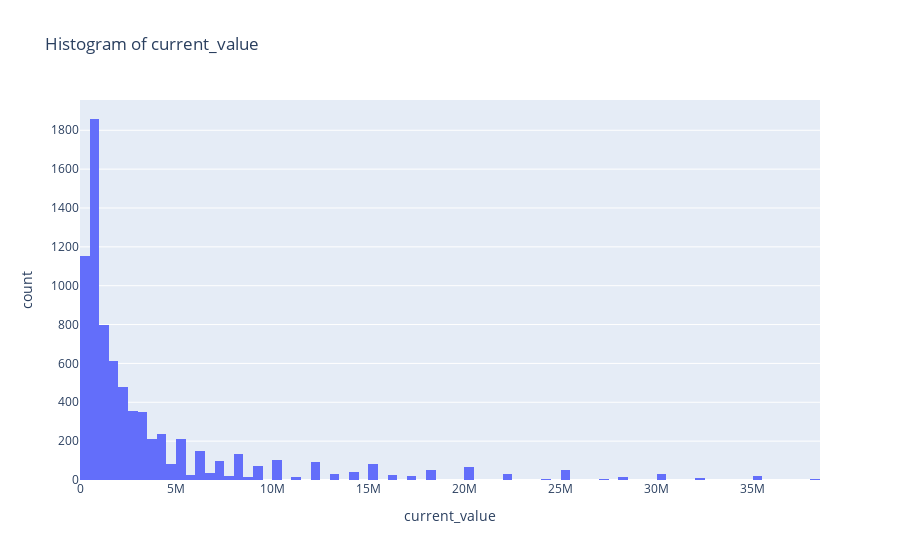

Source (notebook cell):
### Code cell
fig = px.histogram(player, x='current_value', title='Histogram of current_value')
fig.update_layout(xaxis_title='current_value')
fig.show()

### Figure 1 — Plotly figure (JSON) as saved in the notebook; plotly's stock layout.template omitted (floating-point values rounded to 4 significant figures; data arrays with more than 128 entries replaced by an {"elided": "..."} marker saying what was removed)
{"data": [{"alignmentgroup": "True", "bingroup": "x", "hovertemplate": "current_value=%{x}<br>count=%{y}<extra></extra>", "legendgroup": "", "marker": {"color": "#636efa", "pattern": {"shape": ""}}, "name": "", "offsetgroup": "", "orientation": "v", "showlegend": false, "type": "histogram", "x": {"elided": "7617 int values"}, "xaxis": "x", "yaxis": "y"}], "layout": {"barmode": "relative", "legend": {"tracegroupgap": 0}, "title": {"text": "Histogram of current_value"}, "xaxis": {"anchor": "y", "domain": [0, 1], "title": {"text": "current_value"}}, "yaxis": {"anchor": "x", "domain": [0, 1], "title": {"text": "count"}}}}
